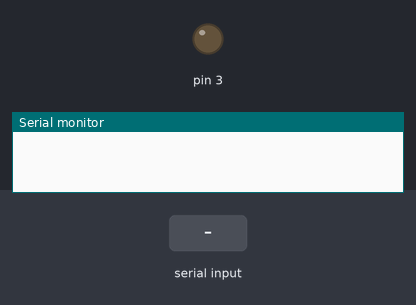
Recording of a sketch running on a simulated Arduino Uno, built with avr-gcc and run on an emulated ATmega328P. Shown: output pins drawn as LEDs (lit = HIGH), the last lines printed to the serial monitor. The inputs (shaded band) are chosen by the test bench.

Above: at 1.2 s.
1.3 s: "90,45\n" received over Serial
At 2.1 s:
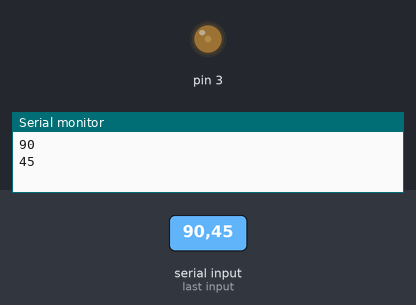
3.8 s: "30,150\n" received over Serial
At 4.1 s:
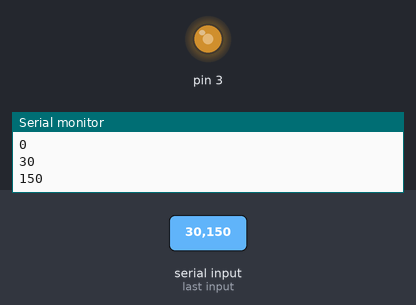
6.3 s: "200\n" received over Serial
At 7.1 s:
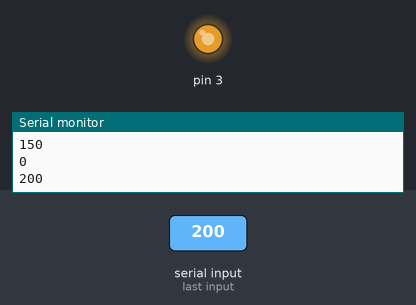
Timing chart, 0 to 9.3 s (numbered marks = the images above; inputs shaded):
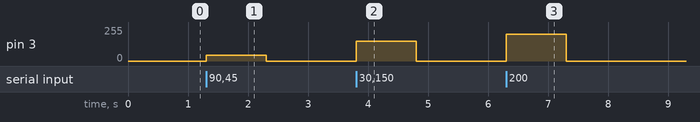

The sketch:

02.Pulseintro.ino
```cpp
void setup() {
  // put your setup code here, to run once:
  Serial.begin(9600);
  pinMode(3,OUTPUT);
}

void loop() {
  // put your main code here, to run repeatedly:
  if (Serial.available()) {
    long value = Serial.parseInt();
    Serial.println(value);
    analogWrite(3,value);
  }
}
```

Measured:
- after the input at 1.3 s, pin 3: 0/255 → 45/255 at once, → 0/255 1.0 s later
- after the input at 3.8 s, pin 3: 0/255 → 150/255 at once, → 0/255 1.0 s later
- after the input at 6.3 s, pin 3: 0/255 → 200/255 at once, → 0/255 1.0 s later
